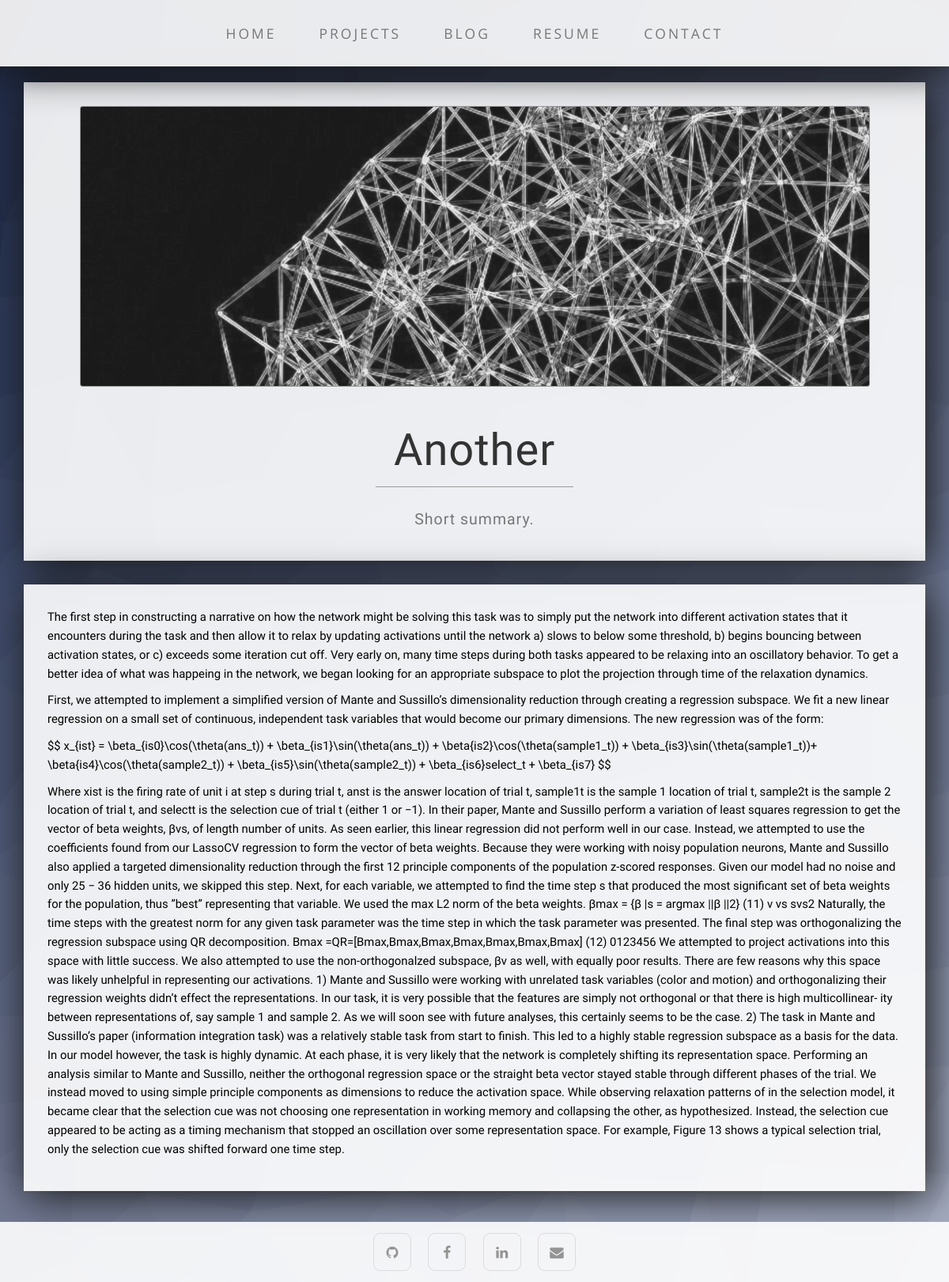
Screenshot of /post/2 with the database file from the repository.
### tables this page shows
CREATE TABLE projects (
  id integer primary key autoincrement,
  title text not null,
  summary text not null,
  thumbnail_img_url text not null,
  'text' text not null
);

### flaskapp.py (the view)
@flask_app.route('/post/<int:post_id>')
def post_page(post_id):
	context = _gen_page_context('Post')
	_add_post_context(context, post_id)
	return render_template('post.html', context=context)

### flaskapp.py (called while the page is built)
def connect_db():
    rv = sqlite3.connect(flask_app.config['DATABASE'])
    rv.row_factory = sqlite3.Row
    return rv

def get_db():
    if not hasattr(g, 'sqlite_db'):
        g.sqlite_db = connect_db()
    return g.sqlite_db

def _gen_page_context(page):
	"""Generates the templating context for a given page load"""
	context = {}
	context['page'] = page
	return context

def _add_post_context(context, post_id):
	"""Adds the details of a specific post to the template context"""
	db = get_db()
	cur = db.execute('select title, summary, text from projects where id={}'.format(post_id))
	post = cur.fetchall()
	context['post'] = post[0]

### templates/post.html (shortened to what this page needs)
<!DOCTYPE html>
<html lang="en">
{% include 'components/head.html' %}
<body>
    {% include 'components/navbar.html' %}
    <div class="container">
        <div class="box">
            <div class="row">
                <div class="col-lg-12 text-center">
                    <div class="image">
                    <img class="img-large img-border round" src="{{ url_for('static', filename='img/net_wide.png') }}">
                    </div>
                    <h1 class="brand-name" style="margin-top:50px;">{{ context.post.title }}</h1>
                    <hr class="tagline-divider">
                    <h2>
                        <small> {{ context.post.summary }} </small>
                    </h2>
                </div>
            </div>
        </div>
        <div class="box">
                    <div class="post-body">
                        <small>
                            {{ context.post.text|safe }}
                        </small>
                    </div>
        </div>
    </div>
    {% include 'components/footer.html' %}
</body>
</html>

### static/css/custom.css (style rules this page uses)
body { font-family: "Open Sans","Helvetica Neue",Helvetica,Arial,sans-serif; background: url('../img/bg.png') no-repeat center fixed; -webkit-background-size: cover; -moz-background-size: cover; background-size: cover; -o-background-size: cover; padding-bottom: 85px; }
html { position: relative; min-height: 100%; }
h1, h2, h3, h4, h5, h6 { font-family: "Enriqueta"; font-weight: 400; letter-spacing: 1px; }
p { font-size: 1.25em; line-height: 1.6; color: #000; }
hr { max-width: 400px; border-color: #999999; }
.round { border-radius: 3px; }
.tagline-divider { margin: 15px auto 3px; max-width: 250px; border-color: #999999; }
.box { margin-bottom: 30px; padding: 30px 15px; background: rgba(255,255,255,0.9); box-shadow: 5px 5px 50px #151515; }
.brand-before, .brand-name { font-weight: 100; text-transform: capitalize; }
.brand-name { margin: 0; font-size: 4em; }
.post-body { font-family: 'Enriqueta', serif; margin: 0px 15px; }
.img-large { max-width: 90%; height: auto; margin-left: auto; margin-right: auto; }
.img-border { float: none; margin: 0 auto 0; border: #999999 solid 1px; }
@media screen and (min-width:1200px) { .box:after { content: ''; display: table; clear: both; } }

### rows the page displays
projects: post "Another", post.summary "Short summary.", post.text "The first step in constructing a narrative on how the network might be solving this task was to simply put the network into different activation states that it encounters during the task and then allow it to relax by updating activations until the network a) slows to below some threshold, b) begins bouncing between activation states, or c) exceeds some iteration cut off. Very early on, many time steps during both tasks appeared to be relaxing into an oscillatory behavior. To get a better idea of what was happeing in the network, we began looking for an appropriate subspace to plot the projection through time of the relaxation dynamics. First, we attempted to implement a simplified version…"
